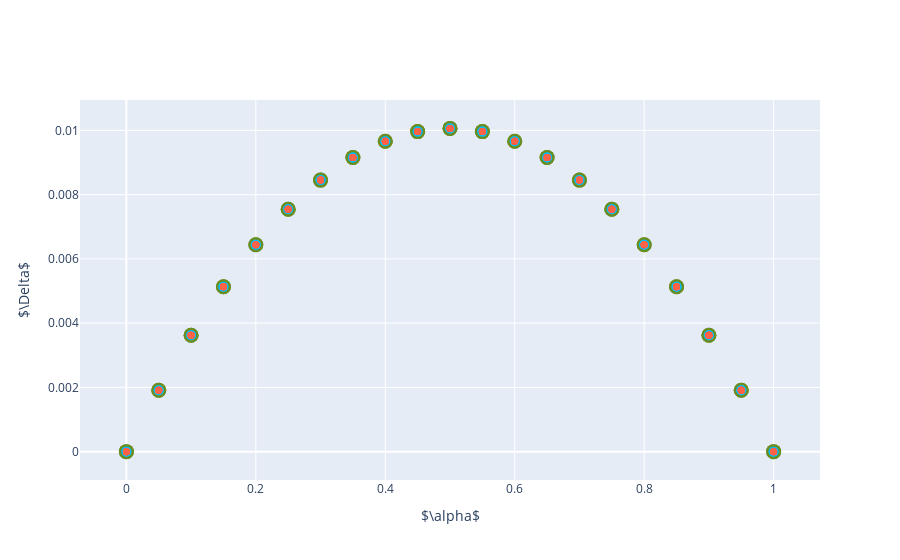

Write notebook code for a chart like this one.
### Markdown cell above
## Delta

### Code cell
delta = {name: delta_experiment(brute_partitions[name], graph_layers['str'], graph_layers['att']) 
         for name in brute_partitions.keys()}
plot_dots_2d(delta, '$\Delta$', 'data/plots/toy1/toy1_delta.pdf')

### Figure 1 — Plotly figure (JSON) as saved in the notebook; plotly's stock layout.template omitted (floating-point values rounded to 4 significant figures; data arrays with more than 128 entries replaced by an {"elided": "..."} marker saying what was removed)
{"data": [{"line": {"color": "olivedrab", "dash": "dash", "width": 2}, "marker": {"size": 15}, "mode": "markers", "name": "Early Fusion", "type": "scatter", "x": [0, 0, 0.05, 0.05, 0.1, 0.1, 0.15, 0.15, 0.2, 0.2, 0.25, 0.25, 0.3, 0.3, 0.35, 0.35, 0.4, 0.4, 0.45, 0.45, 0.5, 0.5, 0.55, 0.55, 0.6, 0.6, 0.65, 0.65, 0.7, 0.7, 0.75, 0.75, 0.8, 0.8, 0.85, 0.85, 0.9, 0.9, 0.95, 0.95, 1, 1], "y": [0, 0, 0.001912, 0.001912, 0.003623, 0.003623, 0.005132, 0.005132, 0.006441, 0.006441, 0.007548, 0.007548, 0.008454, 0.008454, 0.009158, 0.009158, 0.009661, 0.009661, 0.009963, 0.009963, 0.01006, 0.01006, 0.009963, 0.009963, 0.009661, 0.009661, 0.009158, 0.009158, 0.008454, 0.008454, 0.007548, 0.007548, 0.006441, 0.006441, 0.005132, 0.005132, 0.003623, 0.003623, 0.001912, 0.001912, 0, 0]}, {"line": {"color": "deepskyblue", "dash": "dash", "width": 2}, "marker": {"size": 10}, "mode": "markers", "name": "Simultaneous Fusion", "type": "scatter", "x": [0, 0, 0.05, 0.05, 0.1, 0.1, 0.15, 0.15, 0.2, 0.2, 0.25, 0.25, 0.3, 0.3, 0.35, 0.35, 0.4, 0.4, 0.45, 0.45, 0.5, 0.5, 0.55, 0.55, 0.6, 0.6, 0.65, 0.65, 0.7, 0.7, 0.75, 0.75, 0.8, 0.8, 0.85, 0.85, 0.9, 0.9, 0.95, 0.95, 1, 1], "y": [0, 0, 0.001912, 0.001912, 0.003623, 0.003623, 0.005132, 0.005132, 0.006441, 0.006441, 0.007548, 0.007548, 0.008454, 0.008454, 0.009158, 0.009158, 0.009661, 0.009661, 0.009963, 0.009963, 0.01006, 0.01006, 0.009963, 0.009963, 0.009661, 0.009661, 0.009158, 0.009158, 0.008454, 0.008454, 0.007548, 0.007548, 0.006441, 0.006441, 0.005132, 0.005132, 0.003623, 0.003623, 0.001912, 0.001912, 0, 0]}, {"line": {"color": "tomato", "dash": "dash", "width": 2}, "marker": {"size": 7}, "mode": "markers", "name": "Late Fusion", "type": "scatter", "x": {"elided": "168 float values"}, "y": {"elided": "168 float values"}}], "layout": {"showlegend": false, "xaxis": {"title": {"text": "$\\alpha$"}}, "yaxis": {"title": {"text": "$\\Delta$"}}}}
